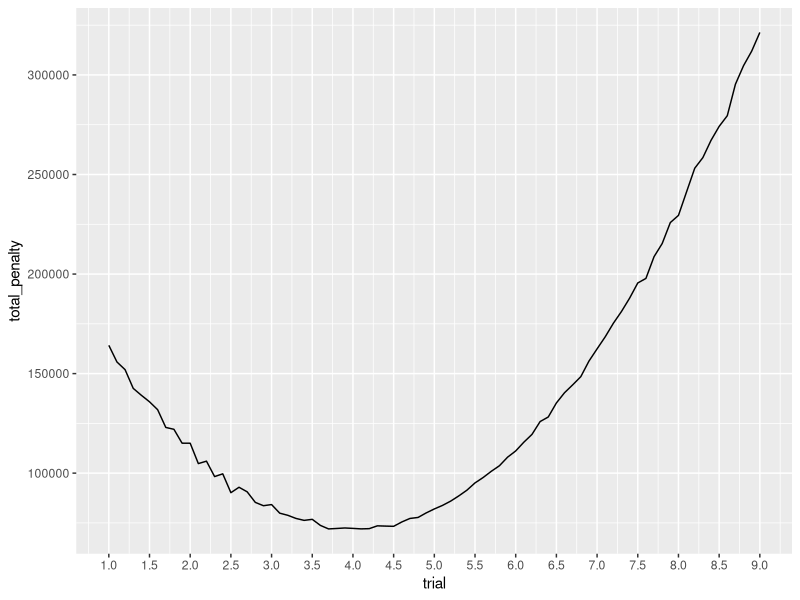

Write the R code that produced this figure. (Note: this script raises an error after producing the figure.)
## First three plays of the game -- 20 trials each

outcomes <- c(4, 2, 6, 1, 8, 1, 3, 9, 2, 4)
mean(outcomes)
sum(outcomes)

set.seed(3245)
play_commitment_game <- function(decision,
                                 outcomes = c(4, 2, 6, 1, 8, 1, 3, 9, 2, 4),
                                 n_trials = 20,
                                 seed = NULL) {
  
  if (!is.numeric(decision) || length(decision) != 1 || is.na(decision)) {
    stop("decision must be a single numeric value.")
  }
  if (decision <= 0) {
    stop("decision must be positive.")
  }
  
  if (!is.null(seed)) set.seed(seed)
  
  # --- Simulate the game ---
  random_choice <- sample(outcomes, size = n_trials, replace = TRUE)
  diff <- decision - random_choice
  penalty <- diff^2
  
  results <- data.frame(
    random_choice = random_choice,
    diff = diff,
    penalty = penalty
  )
  
  total_penalty <- sum(penalty)
  
  # --- Table 1: Decision ---
  decision_tbl <- data.frame(
    item = "decision =",
    value = decision
  )
  
  # --- Table 3: Total penalty ---
  total_tbl <- data.frame(
    item = "Total penalty =",
    value = total_penalty
  )
  
  # --- Print tables (Markdown) ---
  print(knitr::kable(decision_tbl, col.names = c("", "")))
  cat("\n\n")
  print(knitr::kable(results))
  cat("\n\n")
  print(knitr::kable(total_tbl, col.names = c("", "")))
  
  invisible(list(
    decision = decision,
    results = results,
    total_penalty = total_penalty
  ))
}

play_commitment_game(6)

play_commitment_game(7)

play_commitment_game(4)



## Now we oplot the total penalty for different values of guess with 1000 trials for each value oif guess.

library(ggplot2)

set.seed(123)  # for reproducibility (optional but recommended)

# Given data
nums <- c(4, 2, 6, 1, 8, 1, 3, 9, 2, 4)

# 1. Trial values
trial <- seq(1, 9, by = 0.1)

# 2–3. Compute total penalty for each trial value
results <- data.frame(
  trial = trial,
  total_penalty = sapply(trial, function(t) {
    sampled_nums <- sample(nums, size = 10000, replace = TRUE)
    err_sq <- (sampled_nums - t)^2
    sum(err_sq)
  })
)

# 4. Plot
ggplot(results, aes(x = trial, y = total_penalty)) +
  geom_line() +
  labs(x = "trial", y = "total_penalty") +
  scale_x_continuous(breaks = seq(1, 9, 0.5))

results |> 
  kable()

